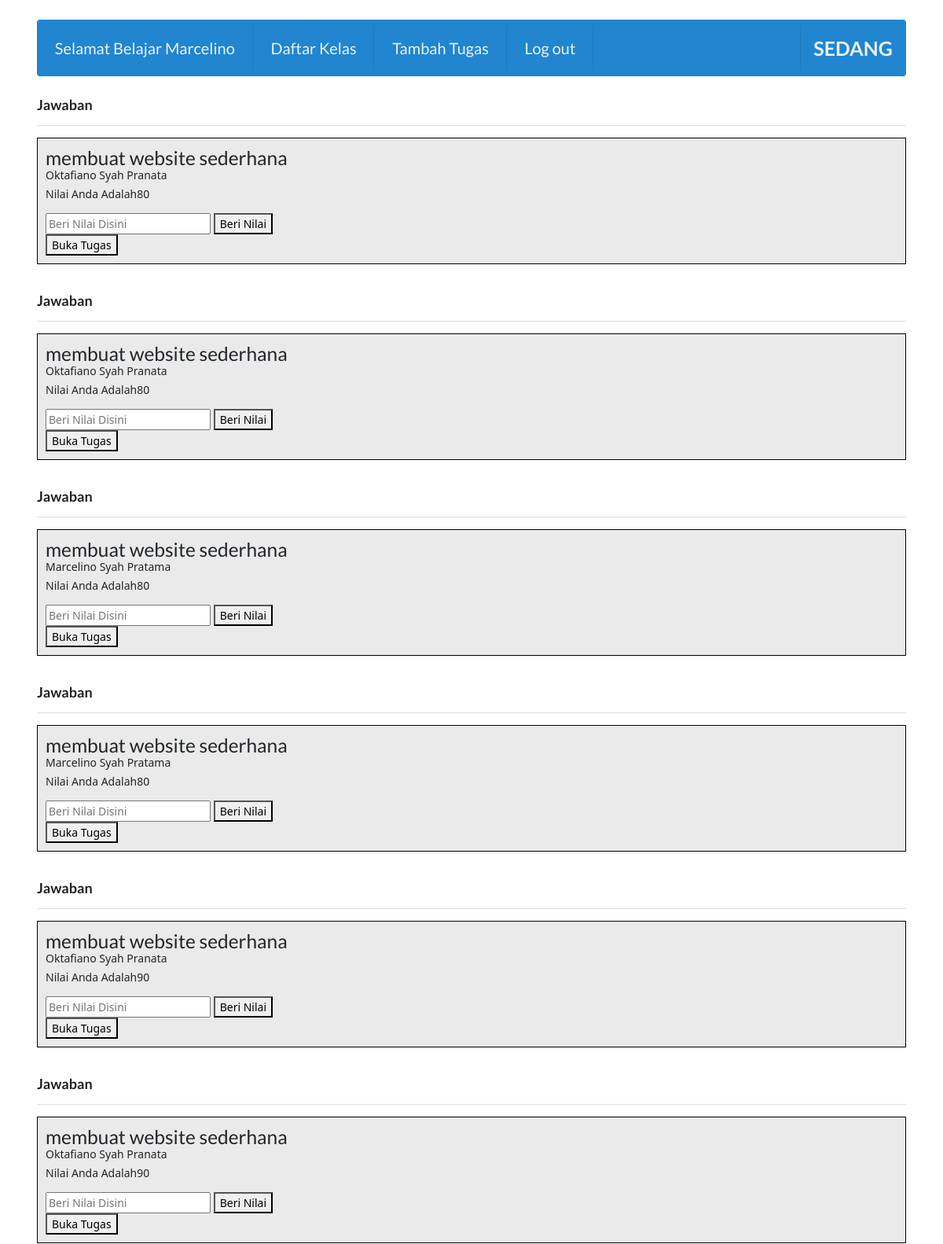
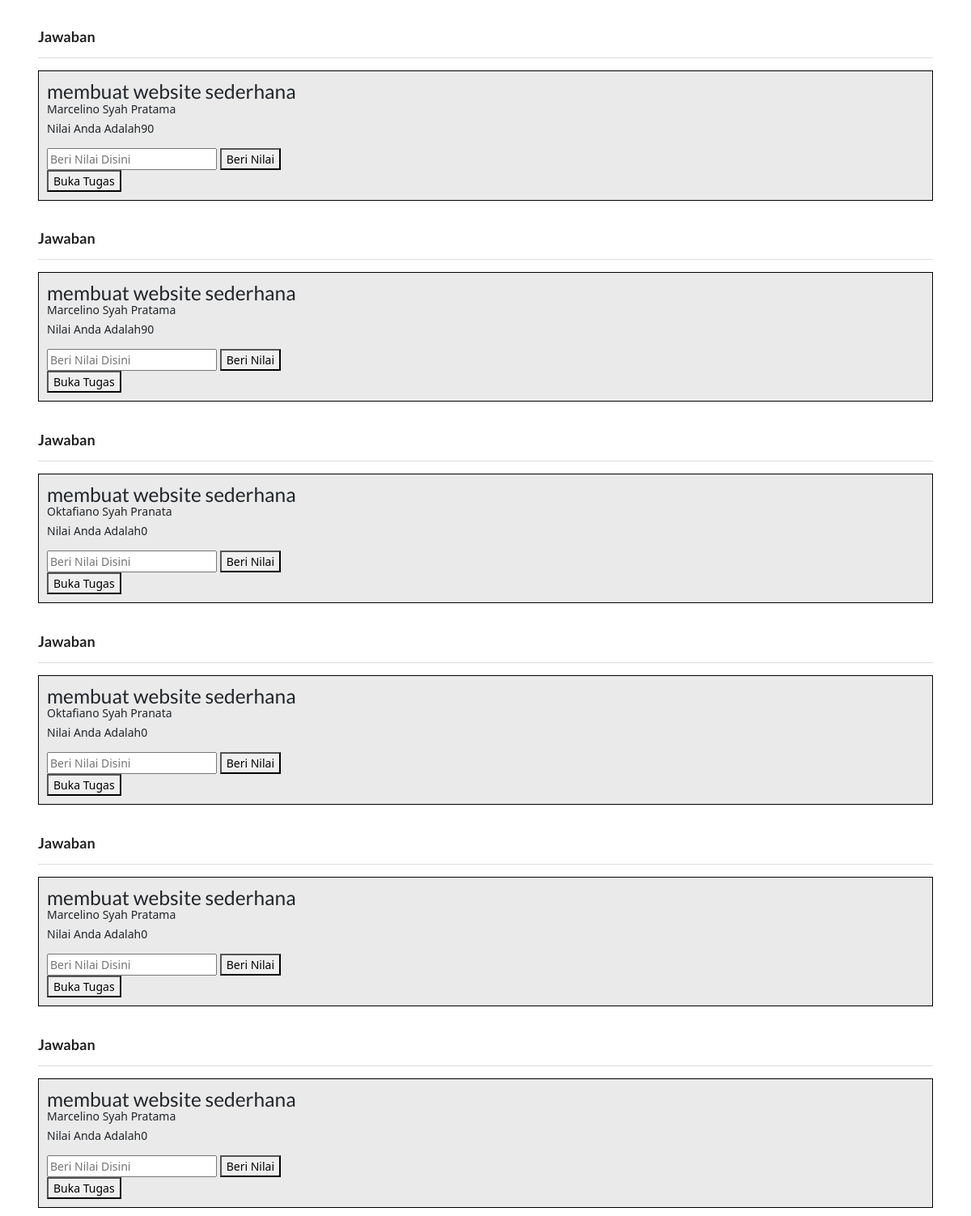
The app's page /php/listJawaban.php (signed in) with its own data (2 pictures, top to bottom).
### tables this page shows
CREATE TABLE `tugas` (
  `id` int(11) NOT NULL,
  `id_guru` int(11) NOT NULL,
  `id_kelas` int(11) NOT NULL,
  `judulTugas` varchar(100) NOT NULL,
  `soal` varchar(100) NOT NULL,
  `tglpost` date NOT NULL,
  `deadline` date NOT NULL
);

CREATE TABLE `user` (
  `id` int(11) NOT NULL,
  `nama` varchar(100) NOT NULL,
  `email` varchar(100) NOT NULL,
  `password` varchar(100) NOT NULL,
  `level` enum('admin','siswa','guru') NOT NULL,
  `kelas` varchar(100) NOT NULL
);

CREATE TABLE `jawaban` (
  `id` int(11) NOT NULL,
  `id_siswa` int(11) NOT NULL,
  `id_tugas` int(11) NOT NULL,
  `jawaban` varchar(1000) NOT NULL,
  `nilai` int(11) NOT NULL
);

### php/koneksi.php (called while the page is built)
<?php
$conn = mysqli_connect("localhost", "root", "", "sedang");
function query($query) {
    global $conn;
    $result = mysqli_query($conn, $query);
    $rows = [];
    while($row = mysqli_fetch_assoc($result) ) {
        $rows[] = $row;
    }
    return $rows;
}
?>

### php/listJawaban.php (the view, shortened to what this page needs)
<?php
require "koneksi.php";
$nama=$_SESSION["nama"];
$datajawaban = query("SELECT nama FROM user INNER JOIN jawaban ON user.id = jawaban.id_siswa");
$judul = query("SELECT judulTugas FROM tugas INNER JOIN jawaban ON tugas.id = jawaban.id_tugas");
$jawab = query("SELECT * FROM jawaban");
?>
<!DOCTYPE html>
<html lang="en" dir="ltr">
  <head>
    <link rel="stylesheet" href="../css/semantic.min.css">
    <link rel="stylesheet" href="../css/main.css">
    <link href="https://cdn.jsdelivr.net/npm/bootstrap@5.0.2/dist/css/bootstrap.min.css" rel="stylesheet">
  </head>
  <body>
    <div class="pusher">
      <div class="ui container p-t">
        <div class="ui menu inverted navbar large blue">
          <div class="left menu" style="font-size: 20px;">
            <a class="item">
              Selamat Belajar  <?php echo strtok($nama, " "); ?>
            </a>
            <a href="listKelasGuru.php" class="item">
              Daftar Kelas
            </a>
              <a type="button" data-bs-target="#addtugas" data-bs-toggle="modal" class="item">
                Tambah Tugas
              </a>
            <a href="logout.php" class="item">
              Log out
            </a>
          </div>
          <div class="header item fixed right menu">
            <b><h3 style="font-size: 25px"><strong>SEDANG</strong></h3></b>
          </div>
        </div>
        <?php foreach ($jawab as $rowse) :   ?>
        <?php foreach  ($datajawaban as $row): ?>
        <?php foreach  ($judul as $rows) : ?>
        <div class="ui header">
          <div class="heading2">Jawaban</div>
          <div class="ui clearing divider"></div>
        </div>
        <div class="listmateri">
            <div class="kiri">
                    <h3><?php echo $rows["judulTugas"]; ?></h3>
                    <p><?php echo $row["nama"]; ?></p>
                    <p>Nilai Anda Adalah<?php echo $rowse["nilai"]; ?></p>
                    <form action="" method="post">
                      <input type="number" placeholder="Beri Nilai Disini" name="nilai">
                      <button type="submit" name="menilai">Beri Nilai</button>
                    </form>
                    <a href="../jawabansiswa/<?php echo $rowse["jawaban"] ?>" target="_BLANK"><button name="buka">Buka Tugas</button></a>
            </div>
        </div>
        <?php endforeach; ?>
        <?php endforeach; ?>
        <?php endforeach; ?>
      </div>
    </div>
  </body>
  </body>
</html>

### css/main.css (style rules this page uses)
.navbar { border: none !important; box-shadow: none !important; }
.p-t { padding-top: 25px; }
.listmateri { background-color: hsla(240, 2%, 10%, 0.092); width: 100%; border: black solid 1px; padding: 10px; display: inline-flex; margin-bottom: 10px; }
.listmateri p { margin-top: -10px; }
.listmateri .kiri { float: right; width: 95%; }
.listmateri .kiri a { color: black; text-decoration: none; }

### records on screen
jawaban: nilai "80"
user: nama "Oktafiano Syah Pranata"
tugas: judulTugas "membuat website sederhana"
user: nama "Marcelino Syah Pratama"
jawaban: nilai "90"
jawaban: nilai "0"

### other values on screen
strtok($nama, " ") "Marcelino"
